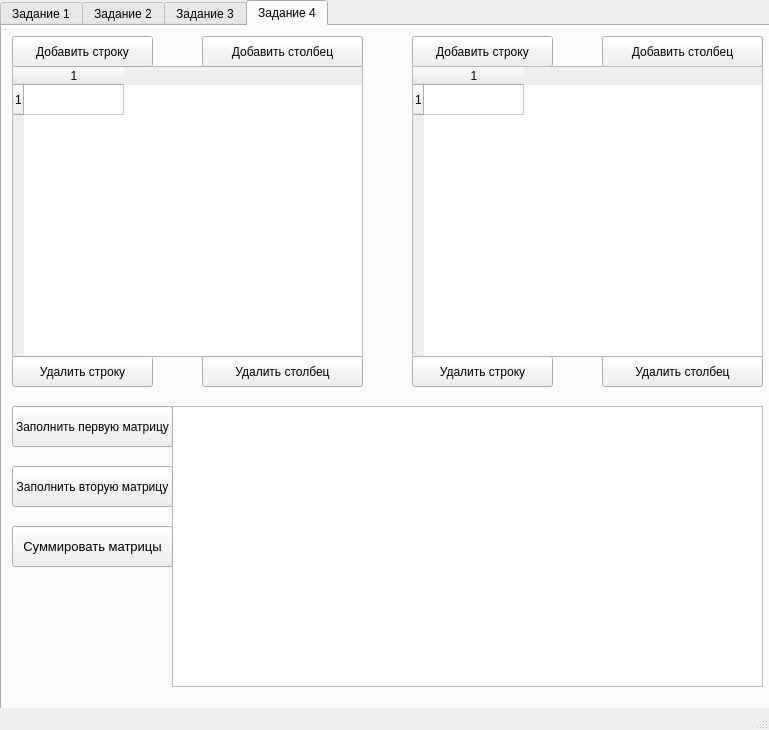
<?xml version="1.0" encoding="UTF-8"?>
<ui version="4.0">
 <class>MainWindow</class>
 <widget class="QMainWindow" name="MainWindow">
  <property name="geometry">
   <rect>
    <x>0</x>
    <y>0</y>
    <width>769</width>
    <height>730</height>
   </rect>
  </property>
  <property name="windowTitle">
   <string>MainWindow</string>
  </property>
  <widget class="QWidget" name="centralwidget">
   <widget class="QTabWidget" name="tabWidget">
    <property name="geometry">
     <rect>
      <x>0</x>
      <y>0</y>
      <width>991</width>
      <height>741</height>
     </rect>
    </property>
    <property name="currentIndex">
     <number>3</number>
    </property>
    <widget class="QWidget" name="tab_1">
     <attribute name="title">
      <string>Задание 1</string>
     </attribute>
     <widget class="QListWidget" name="list_answer">
      <property name="geometry">
       <rect>
        <x>10</x>
        <y>70</y>
        <width>321</width>
        <height>192</height>
       </rect>
      </property>
      <property name="font">
       <font>
        <pointsize>16</pointsize>
       </font>
      </property>
      <item>
       <property name="text">
        <string>Юпитер</string>
       </property>
      </item>
      <item>
       <property name="text">
        <string>Марс</string>
       </property>
      </item>
      <item>
       <property name="text">
        <string>Земля</string>
       </property>
      </item>
      <item>
       <property name="text">
        <string>Нептун</string>
       </property>
      </item>
      <item>
       <property name="text">
        <string>Венера</string>
       </property>
      </item>
     </widget>
     <widget class="QLabel" name="lb_answer">
      <property name="geometry">
       <rect>
        <x>10</x>
        <y>20</y>
        <width>321</width>
        <height>41</height>
       </rect>
      </property>
      <property name="font">
       <font>
        <pointsize>14</pointsize>
       </font>
      </property>
      <property name="text">
       <string>Третья планета от солнца?</string>
      </property>
     </widget>
     <widget class="QPushButton" name="bt_answer">
      <property name="geometry">
       <rect>
        <x>360</x>
        <y>70</y>
        <width>161</width>
        <height>81</height>
       </rect>
      </property>
      <property name="font">
       <font>
        <pointsize>18</pointsize>
       </font>
      </property>
      <property name="text">
       <string>Ответить</string>
      </property>
     </widget>
     <widget class="QLabel" name="lb_correct">
      <property name="geometry">
       <rect>
        <x>360</x>
        <y>170</y>
        <width>161</width>
        <height>81</height>
       </rect>
      </property>
      <property name="font">
       <font>
        <pointsize>14</pointsize>
       </font>
      </property>
      <property name="text">
       <string/>
      </property>
     </widget>
    </widget>
    <widget class="QWidget" name="tab_2">
     <attribute name="title">
      <string>Задание 2</string>
     </attribute>
     <widget class="QTableWidget" name="table_sum">
      <property name="geometry">
       <rect>
        <x>10</x>
        <y>60</y>
        <width>521</width>
        <height>191</height>
       </rect>
      </property>
      <property name="rowCount">
       <number>5</number>
      </property>
      <property name="columnCount">
       <number>5</number>
      </property>
      <row/>
      <row/>
      <row/>
      <row/>
      <row/>
      <column/>
      <column/>
      <column/>
      <column/>
      <column/>
     </widget>
     <widget class="QPushButton" name="bt_sum">
      <property name="geometry">
       <rect>
        <x>20</x>
        <y>10</y>
        <width>131</width>
        <height>31</height>
       </rect>
      </property>
      <property name="text">
       <string>Сумма</string>
      </property>
     </widget>
     <widget class="QLabel" name="label_sum">
      <property name="geometry">
       <rect>
        <x>160</x>
        <y>10</y>
        <width>361</width>
        <height>31</height>
       </rect>
      </property>
      <property name="font">
       <font>
        <pointsize>12</pointsize>
       </font>
      </property>
      <property name="text">
       <string>Сумма = </string>
      </property>
     </widget>
    </widget>
    <widget class="QWidget" name="tab_3">
     <attribute name="title">
      <string>Задание 3</string>
     </attribute>
     <widget class="QComboBox" name="cb_num">
      <property name="geometry">
       <rect>
        <x>10</x>
        <y>10</y>
        <width>171</width>
        <height>31</height>
       </rect>
      </property>
      <item>
       <property name="text">
        <string>Квадраты чисел</string>
       </property>
      </item>
      <item>
       <property name="text">
        <string>Кубы чисел</string>
       </property>
      </item>
      <item>
       <property name="text">
        <string>Числа</string>
       </property>
      </item>
     </widget>
     <widget class="QPushButton" name="bt_num">
      <property name="geometry">
       <rect>
        <x>180</x>
        <y>10</y>
        <width>161</width>
        <height>31</height>
       </rect>
      </property>
      <property name="font">
       <font>
        <pointsize>12</pointsize>
       </font>
      </property>
      <property name="text">
       <string>Заполнить</string>
      </property>
     </widget>
     <widget class="QTableWidget" name="tb_num">
      <property name="geometry">
       <rect>
        <x>10</x>
        <y>40</y>
        <width>331</width>
        <height>121</height>
       </rect>
      </property>
      <property name="rowCount">
       <number>3</number>
      </property>
      <property name="columnCount">
       <number>3</number>
      </property>
      <row/>
      <row/>
      <row/>
      <column/>
      <column/>
      <column/>
     </widget>
    </widget>
    <widget class="QWidget" name="tab_4">
     <attribute name="title">
      <string>Задание 4</string>
     </attribute>
     <widget class="QTableWidget" name="tb_sum_one">
      <property name="geometry">
       <rect>
        <x>10</x>
        <y>40</y>
        <width>351</width>
        <height>291</height>
       </rect>
      </property>
      <property name="rowCount">
       <number>1</number>
      </property>
      <property name="columnCount">
       <number>1</number>
      </property>
      <row/>
      <column/>
     </widget>
     <widget class="QPushButton" name="bt_addrow_tb1">
      <property name="geometry">
       <rect>
        <x>10</x>
        <y>10</y>
        <width>141</width>
        <height>31</height>
       </rect>
      </property>
      <property name="text">
       <string>Добавить строку</string>
      </property>
     </widget>
     <widget class="QPushButton" name="bt_addcol_tb1">
      <property name="geometry">
       <rect>
        <x>200</x>
        <y>10</y>
        <width>161</width>
        <height>31</height>
       </rect>
      </property>
      <property name="text">
       <string>Добавить столбец</string>
      </property>
     </widget>
     <widget class="QPushButton" name="bt_delrow_tb1">
      <property name="geometry">
       <rect>
        <x>10</x>
        <y>330</y>
        <width>141</width>
        <height>31</height>
       </rect>
      </property>
      <property name="text">
       <string>Удалить строку</string>
      </property>
     </widget>
     <widget class="QPushButton" name="bt_delcol_tb1">
      <property name="geometry">
       <rect>
        <x>200</x>
        <y>330</y>
        <width>161</width>
        <height>31</height>
       </rect>
      </property>
      <property name="text">
       <string>Удалить столбец</string>
      </property>
     </widget>
     <widget class="QPushButton" name="bt_delrow_tb2">
      <property name="geometry">
       <rect>
        <x>410</x>
        <y>330</y>
        <width>141</width>
        <height>31</height>
       </rect>
      </property>
      <property name="text">
       <string>Удалить строку</string>
      </property>
     </widget>
     <widget class="QPushButton" name="bt_addrow_tb2">
      <property name="geometry">
       <rect>
        <x>410</x>
        <y>10</y>
        <width>141</width>
        <height>31</height>
       </rect>
      </property>
      <property name="text">
       <string>Добавить строку</string>
      </property>
     </widget>
     <widget class="QPushButton" name="bt_addcol_tb2">
      <property name="geometry">
       <rect>
        <x>600</x>
        <y>10</y>
        <width>161</width>
        <height>31</height>
       </rect>
      </property>
      <property name="text">
       <string>Добавить столбец</string>
      </property>
     </widget>
     <widget class="QPushButton" name="bt_delcol_tb1_2">
      <property name="geometry">
       <rect>
        <x>600</x>
        <y>330</y>
        <width>161</width>
        <height>31</height>
       </rect>
      </property>
      <property name="text">
       <string>Удалить столбец</string>
      </property>
     </widget>
     <widget class="QTableWidget" name="tb_sum_two">
      <property name="geometry">
       <rect>
        <x>410</x>
        <y>40</y>
        <width>351</width>
        <height>291</height>
       </rect>
      </property>
      <property name="rowCount">
       <number>1</number>
      </property>
      <property name="columnCount">
       <number>1</number>
      </property>
      <row/>
      <column/>
     </widget>
     <widget class="QTableWidget" name="tb_all">
      <property name="geometry">
       <rect>
        <x>170</x>
        <y>380</y>
        <width>591</width>
        <height>281</height>
       </rect>
      </property>
     </widget>
     <widget class="QPushButton" name="bt_random_tb1">
      <property name="geometry">
       <rect>
        <x>10</x>
        <y>380</y>
        <width>161</width>
        <height>41</height>
       </rect>
      </property>
      <property name="font">
       <font>
        <pointsize>9</pointsize>
       </font>
      </property>
      <property name="text">
       <string>Заполнить первую матрицу</string>
      </property>
     </widget>
     <widget class="QPushButton" name="bt_random_tb2">
      <property name="geometry">
       <rect>
        <x>10</x>
        <y>440</y>
        <width>161</width>
        <height>41</height>
       </rect>
      </property>
      <property name="font">
       <font>
        <pointsize>9</pointsize>
       </font>
      </property>
      <property name="text">
       <string>Заполнить вторую матрицу</string>
      </property>
     </widget>
     <widget class="QPushButton" name="bt_sum_matrix">
      <property name="geometry">
       <rect>
        <x>10</x>
        <y>500</y>
        <width>161</width>
        <height>41</height>
       </rect>
      </property>
      <property name="font">
       <font>
        <pointsize>10</pointsize>
       </font>
      </property>
      <property name="text">
       <string>Суммировать матрицы</string>
      </property>
     </widget>
    </widget>
   </widget>
  </widget>
  <widget class="QMenuBar" name="menubar">
   <property name="geometry">
    <rect>
     <x>0</x>
     <y>0</y>
     <width>769</width>
     <height>20</height>
    </rect>
   </property>
  </widget>
  <widget class="QStatusBar" name="statusbar"/>
 </widget>
 <resources/>
 <connections/>
</ui>
